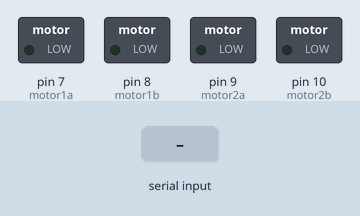
Bench run of a sketch on a simulated Arduino Uno, built with avr-gcc and run on an emulated ATmega328P. Parts: switched loads named in the sketch (green lamp = pin HIGH). Inputs (shaded band) come from the test bench. What the sketch prints to the serial monitor is not drawn.

Above: at 1.2 s.
1.3 s: "F" received over the second serial link
At 2.3 s:
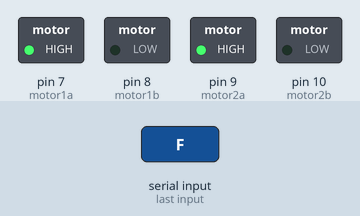
2.8 s: "B" received over the second serial link
At 3.5 s:
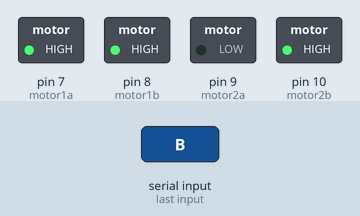
4.3 s: "R" received over the second serial link
At 4.7 s:
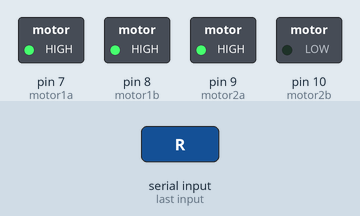
5.8 s: "L" received over the second serial link
At 7.0 s:
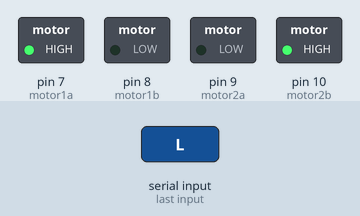
7.3 s: "S" received over the second serial link
At 8.1 s:
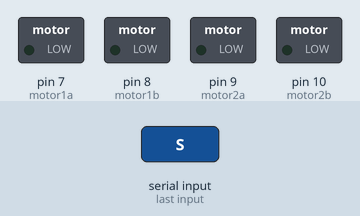
Timing chart, 0 to 9.8 s (numbered marks = the images above; inputs shaded):
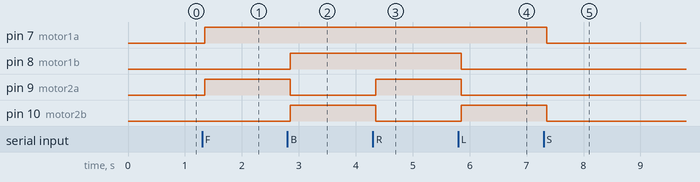

Measured:
- after the input at 1.3 s, pin 7 (motor1a), pin 9 (motor2a): LOW → HIGH after 0.05 s
- after the input at 2.8 s, pin 8 (motor1b), pin 10 (motor2b): LOW → HIGH after 0.05 s; pin 9 (motor2a): HIGH → LOW after 0.05 s
- after the input at 4.3 s, pin 9 (motor2a): LOW → HIGH after 0.05 s; pin 10 (motor2b): HIGH → LOW after 0.05 s
- after the input at 5.8 s, pin 8 (motor1b), pin 9 (motor2a): HIGH → LOW after 0.05 s; pin 10 (motor2b): LOW → HIGH after 0.05 s
- after the input at 7.3 s, pin 7 (motor1a), pin 10 (motor2b): HIGH → LOW after 0.05 s

The sketch:

BTCar21.ino
```cpp
#include <SoftwareSerial.h>   // 引用程式庫

#define motor1a 7
#define motor1b 8
#define motor2a 9
#define motor2b 10
//宣告L298N控制用

int Motor1direction = 1 ;
char BTChar ;
// 定義連接藍牙模組的序列埠
SoftwareSerial BT(11, 12); // 接收腳, 傳送腳


void initall()
{

 // init motor pin as output
   pinMode(motor1a,OUTPUT);
   pinMode(motor1b,OUTPUT);
   pinMode(motor2a,OUTPUT);
   pinMode(motor2b,OUTPUT);
    //設定控制L298N


}
 void setup()
 {
  initall();
   //init serial for debug
Serial.begin(9600);
Serial.println("Program Start Here ");

  // 設定藍牙模組的連線速率
  // 如果是HC-05，請改成38400
  BT.begin(9600);


 }

 void loop()
 {
  if (BT.available() >0)
      {
        BTChar = BT.read() ;
        if (BTChar == 70 )
            Forward() ;     //前進
        if (BTChar == 66 )
            Backward() ;    //後退
        if (BTChar == 82 )
            TurnRight() ;   //右轉
        if (BTChar == 76 )
            TurnLeft() ;    //左轉
        if (BTChar == 83 )
            CarStop() ;     //停車
      }
      delay(150);
 }

 void RightForward()    //轉動右前方車輪
 {
   digitalWrite(motor1a,HIGH);
   digitalWrite(motor1b,LOW);
 }
 void RightBackward()   //轉動右後方車輪
 {
   digitalWrite(motor1a,HIGH );
   digitalWrite(motor1b,HIGH);
 }

 void RightStop()       //停右輪
 {
   digitalWrite(motor1a,LOW );
   digitalWrite(motor1b,LOW);
 }


 void LeftForward()     //轉動左前方車輪
 {
   digitalWrite(motor2a,HIGH);
   digitalWrite(motor2b,LOW);
 }
 void LeftBackward()      //轉動左後方車輪
 {
   digitalWrite(motor2a,LOW );
   digitalWrite(motor2b,HIGH);
 }

 void LeftStop()      //停左輪
 {
   digitalWrite(motor2a,LOW );
   digitalWrite(motor2b,LOW);
 }

void TurnRight()      //車轉右邊
{
  LeftForward() ;
  RightBackward() ;

}


void TurnLeft()     //車轉左邊
{
  RightForward() ;
  LeftBackward() ;

}
void Forward()        //車往前
{
  LeftForward() ;
  RightForward() ;

}

void Backward()       //車往後
{
  LeftBackward() ;
  RightBackward() ;

}


void CarStop()      //停車
{
  LeftStop() ;
  RightStop() ;
}
```
